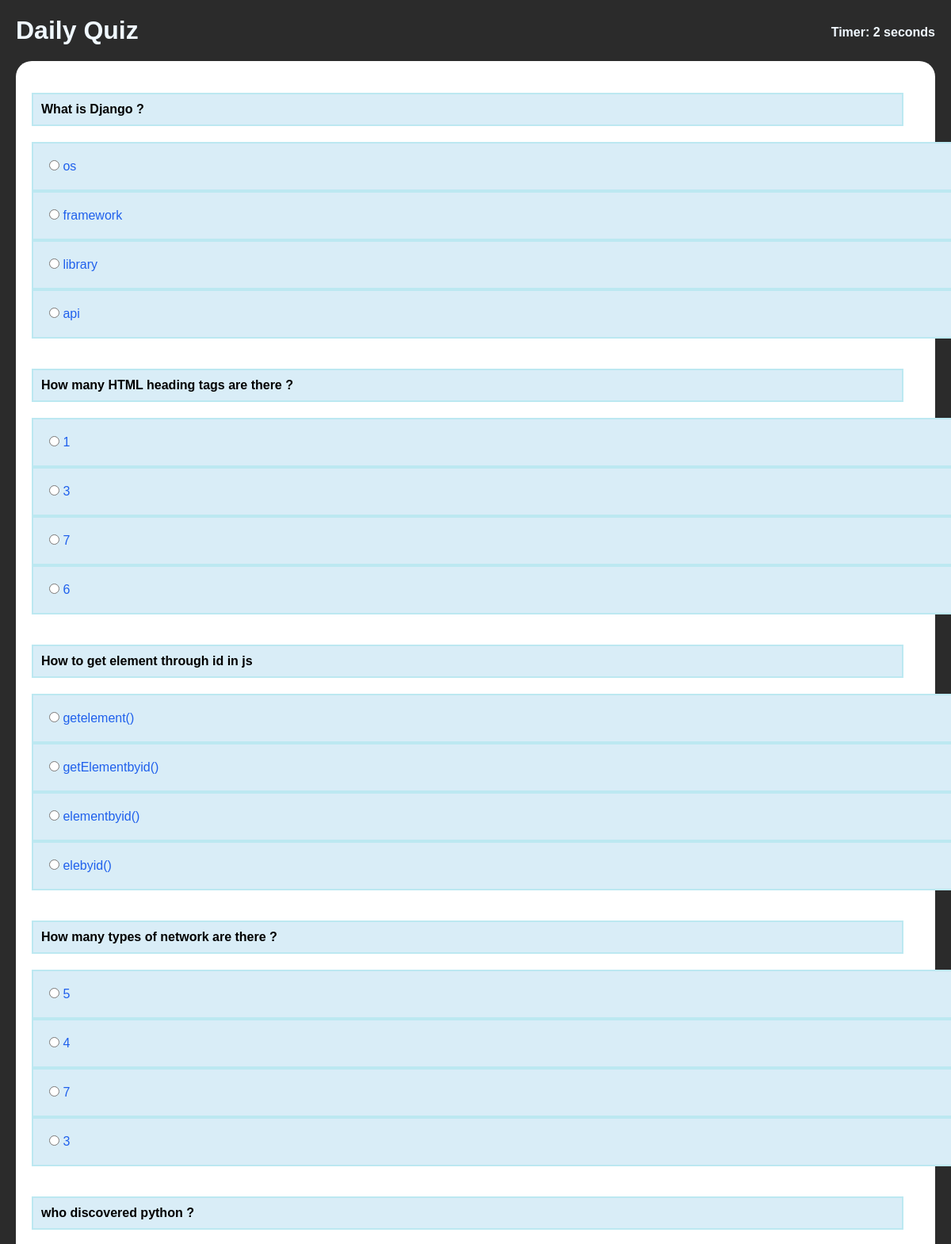
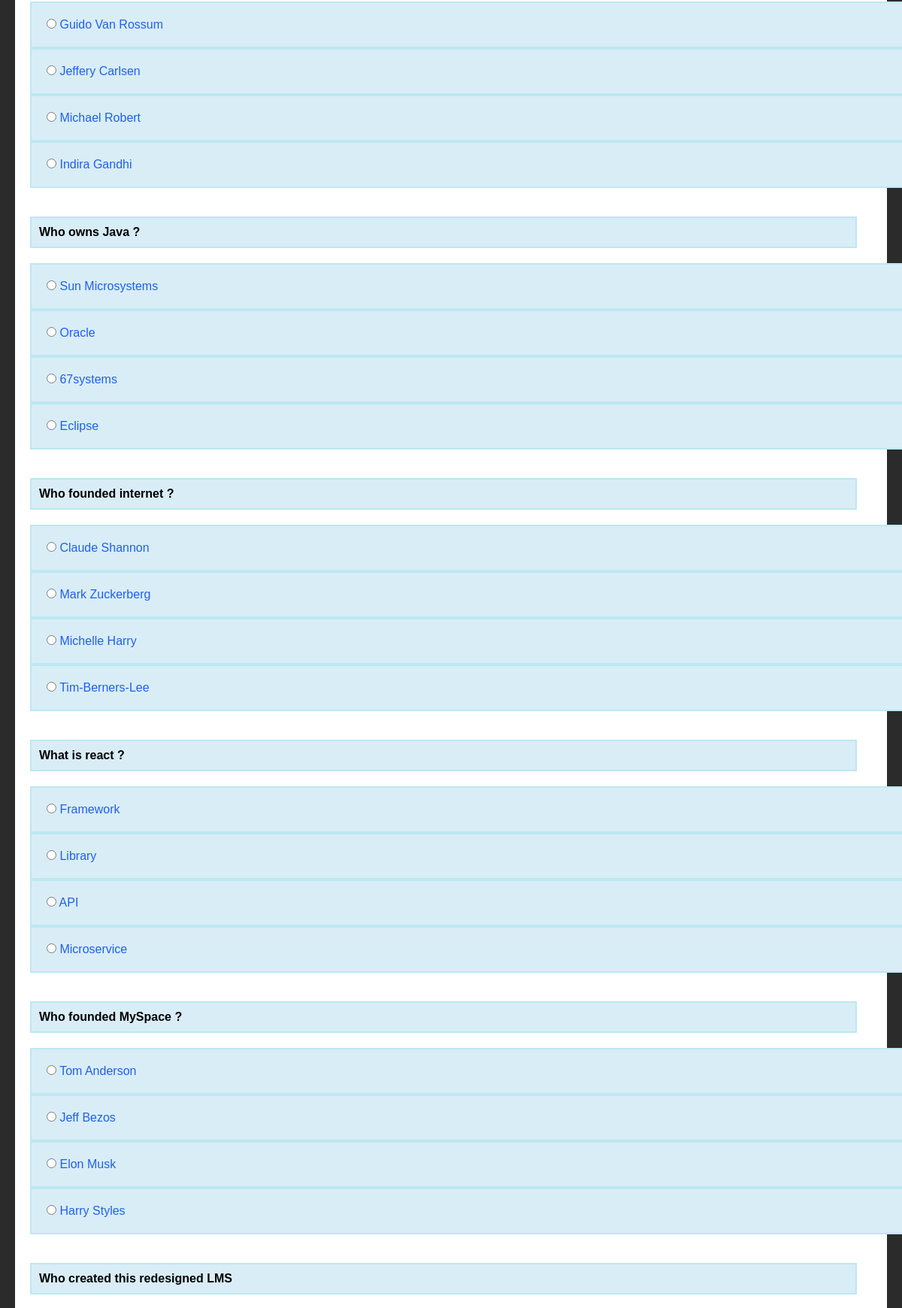
The page /quiz (upper part) on the database its author committed (2 pictures, top to bottom).
### lmsapp/models.py (models this page shows, shortened)
class quizmodel(models.Model):
    question=models.CharField(max_length=1000)
    op1=models.CharField(max_length=1000)
    op2=models.CharField(max_length=1000)
    op3=models.CharField(max_length=1000)
    op4=models.CharField(max_length=1000)
    answer=models.CharField(max_length=1000)

### lmsapp/views.py (the view)
# urls.py: path('quiz',quiz_display,name="quiz"),
def quiz_display(request):
        questions=quizmodel.objects.all()
        context = {
            'questions':questions
        }
        return render(request,'lmsapp/quiz.html',context)

### lmsapp/templates/lmsapp/quiz.html (shortened to what this page needs)
<!DOCTYPE html>
<html lang="en">
<head>
</head>
<body>
  <div class="container">
    <h1>Daily Quiz</h1>
    <div align="right" id="displaytimer"><b>Timer: 0 seconds</b></div>
    <div class="main-wrapper">
        <form method='post' action="{% url 'result'%}">
            {% for q  in questions%}
            <div class="form-group">
            <label for="question"><b>{{q.question}}</b></label>
            </div>
            <div class="form-check1">
                <div class="form-check">
                    <input class="form-check-input" type="radio" name="{{q.question}}" id="gridRadios1" value="option1">
                    <label class="form-check-label" for="gridRadios1">
                        {{q.op1}}
                    </label>
                </div>
                <div class="form-check">
                    <input class="form-check-input" type="radio" name="{{q.question}}" id="gridRadios2" value="option2">
                    <label class="form-check-label" for="gridRadios2">
                        {{q.op2}}
                    </label>
                </div>
                <div class="form-check">
                    <input class="form-check-input" type="radio" name="{{q.question}}" id="gridRadios3" value="option3">
                    <label class="form-check-label" for="gridRadios3">
                        {{q.op3}}
                    </label>
                </div>
                <div class="form-check">
                    <input class="form-check-input" type="radio" name="{{q.question}}" id="gridRadios4" value="option4">
                    <label class="form-check-label" for="gridRadios4">
                        {{q.op4}}
                    </label>
                </div>
                <br>
            </div>
            {% endfor %}
            <br>
        </div>
    </div>
</body>
</html>

### lmsapp/templates/lmsapp/quiz.html (style rules this page uses)
* { box-sizing: border-box; margin: 0; padding: 0; }
body { font-family: 'Poppins', sans-serif; }
.container { padding: 20px; background-color: #2b2b2b; }
.container h1 { color: aliceblue; }
#displaytimer { color: aliceblue; width: 15%; float: right; margin-top: -25px; }
.form-group { background-color: #d9edf7; margin: 20px; margin-left: -0px; padding: 10px; border: 2px solid #bce8f1; color: black; }
.main-wrapper { background-color: #FFF; padding: 20px; margin-top: 20px; border-radius: 20px; }
.form-check { background-color: #d9edf7; border: 2px solid #bce8f1; padding: 20px; width: 1180px; color: #1f60ec; }

### rows shown on the page
quizmodel: question "What is Django ?", op1 "os", op2 "framework", op3 "library", op4 "api"
quizmodel: question "How many HTML heading tags are there ?", op1 "1", op2 "3", op3 "7", op4 "6"
quizmodel: question "How to get element through id in js", op1 "getelement()", op2 "getElementbyid()", op3 "elementbyid()", op4 "elebyid()"
quizmodel: question "How many types of network are there ?", op1 "5", op2 "4", op3 "7", op4 "3"
quizmodel: question "who discovered python ?", op1 "Guido Van Rossum", op2 "Jeffery Carlsen", op3 "Michael Robert", op4 "Indira Gandhi"
quizmodel: question "Who owns Java ?", op1 "Sun Microsystems", op2 "Oracle", op3 "67systems", op4 "Eclipse"
quizmodel: question "Who founded internet ?", op1 "Claude Shannon", op2 "Mark Zuckerberg", op3 "Michelle Harry", op4 "Tim-Berners-Lee"
quizmodel: question "What is react ?", op1 "Framework", op2 "Library", op3 "API", op4 "Microservice"
quizmodel: question "Who founded MySpace ?", op1 "Tom Anderson", op2 "Jeff Bezos", op3 "Elon Musk", op4 "Harry Styles"
quizmodel: question "Who created this redesigned LMS"
